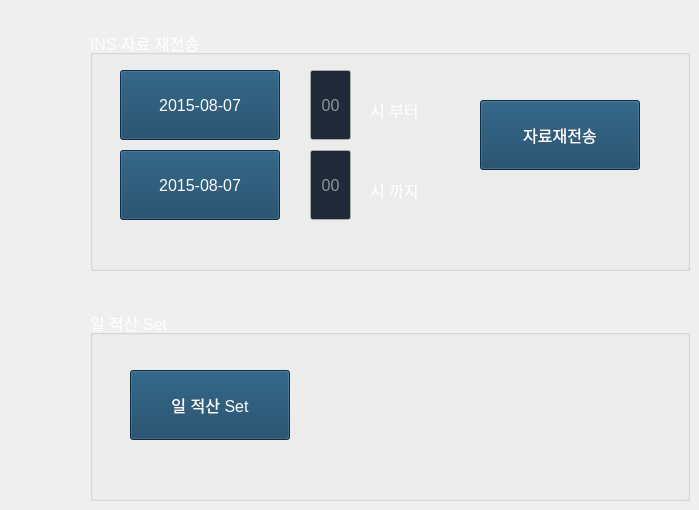
   <widget class="QWidget" name="DataManagement">
    <widget class="QGroupBox" name="groupBox">
     <property name="geometry">
      <rect>
       <x>90</x>
       <y>30</y>
       <width>600</width>
       <height>241</height>
      </rect>
     </property>
     <property name="palette">
      <palette>
       <active>
        <colorrole role="WindowText">
         <brush brushstyle="SolidPattern">
          <color alpha="255">
           <red>254</red>
           <green>254</green>
           <blue>254</blue>
          </color>
         </brush>
        </colorrole>
       </active>
       <inactive>
        <colorrole role="WindowText">
         <brush brushstyle="SolidPattern">
          <color alpha="255">
           <red>254</red>
           <green>254</green>
           <blue>254</blue>
          </color>
         </brush>
        </colorrole>
       </inactive>
       <disabled>
        <colorrole role="WindowText">
         <brush brushstyle="SolidPattern">
          <color alpha="255">
           <red>120</red>
           <green>120</green>
           <blue>120</blue>
          </color>
         </brush>
        </colorrole>
       </disabled>
      </palette>
     </property>
     <property name="font">
      <font>
       <pointsize>12</pointsize>
      </font>
     </property>
     <property name="title">
      <string>INS 자료 재전송</string>
     </property>
     <widget class="NumEdit" name="editResendFromHour">
      <property name="geometry">
       <rect>
        <x>220</x>
        <y>40</y>
        <width>41</width>
        <height>70</height>
       </rect>
      </property>
      <property name="palette">
       <palette>
        <active>
         <colorrole role="WindowText">
          <brush brushstyle="SolidPattern">
           <color alpha="255">
            <red>255</red>
            <green>255</green>
            <blue>255</blue>
           </color>
          </brush>
         </colorrole>
         <colorrole role="Text">
          <brush brushstyle="SolidPattern">
           <color alpha="255">
            <red>255</red>
            <green>255</green>
            <blue>255</blue>
           </color>
          </brush>
         </colorrole>
         <colorrole role="Base">
          <brush brushstyle="SolidPattern">
           <color alpha="255">
            <red>31</red>
            <green>41</green>
            <blue>55</blue>
           </color>
          </brush>
         </colorrole>
        </active>
        <inactive>
         <colorrole role="WindowText">
          <brush brushstyle="SolidPattern">
           <color alpha="255">
            <red>255</red>
            <green>255</green>
            <blue>255</blue>
           </color>
          </brush>
         </colorrole>
         <colorrole role="Text">
          <brush brushstyle="SolidPattern">
           <color alpha="255">
            <red>255</red>
            <green>255</green>
            <blue>255</blue>
           </color>
          </brush>
         </colorrole>
         <colorrole role="Base">
          <brush brushstyle="SolidPattern">
           <color alpha="255">
            <red>31</red>
            <green>41</green>
            <blue>55</blue>
           </color>
          </brush>
         </colorrole>
        </inactive>
        <disabled>
         <colorrole role="WindowText">
          <brush brushstyle="SolidPattern">
           <color alpha="255">
            <red>120</red>
            <green>120</green>
            <blue>120</blue>
           </color>
          </brush>
         </colorrole>
         <colorrole role="Text">
          <brush brushstyle="SolidPattern">
           <color alpha="255">
            <red>120</red>
            <green>120</green>
            <blue>120</blue>
           </color>
          </brush>
         </colorrole>
         <colorrole role="Base">
          <brush brushstyle="SolidPattern">
           <color alpha="255">
            <red>240</red>
            <green>240</green>
            <blue>240</blue>
           </color>
          </brush>
         </colorrole>
        </disabled>
       </palette>
      </property>
      <property name="font">
       <font>
        <pointsize>12</pointsize>
       </font>
      </property>
      <property name="alignment">
       <set>Qt::AlignCenter</set>
      </property>
      <property name="placeholderText">
       <string>00</string>
      </property>
     </widget>
     <widget class="QPushButton" name="btnResendFromDate">
      <property name="geometry">
       <rect>
        <x>30</x>
        <y>40</y>
        <width>160</width>
        <height>70</height>
       </rect>
      </property>
      <property name="palette">
       <palette>
        <active>
         <colorrole role="WindowText">
          <brush brushstyle="SolidPattern">
           <color alpha="255">
            <red>255</red>
            <green>255</green>
            <blue>255</blue>
           </color>
          </brush>
         </colorrole>
         <colorrole role="Button">
          <brush brushstyle="SolidPattern">
           <color alpha="255">
            <red>17</red>
            <green>64</green>
            <blue>96</blue>
           </color>
          </brush>
         </colorrole>
         <colorrole role="Text">
          <brush brushstyle="SolidPattern">
           <color alpha="255">
            <red>255</red>
            <green>255</green>
            <blue>255</blue>
           </color>
          </brush>
         </colorrole>
         <colorrole role="ButtonText">
          <brush brushstyle="SolidPattern">
           <color alpha="255">
            <red>255</red>
            <green>255</green>
            <blue>255</blue>
           </color>
          </brush>
         </colorrole>
         <colorrole role="Base">
          <brush brushstyle="SolidPattern">
           <color alpha="255">
            <red>17</red>
            <green>64</green>
            <blue>96</blue>
           </color>
          </brush>
         </colorrole>
         <colorrole role="Window">
          <brush brushstyle="SolidPattern">
           <color alpha="255">
            <red>17</red>
            <green>64</green>
            <blue>96</blue>
           </color>
          </brush>
         </colorrole>
        </active>
        <inactive>
         <colorrole role="WindowText">
          <brush brushstyle="SolidPattern">
           <color alpha="255">
            <red>255</red>
            <green>255</green>
            <blue>255</blue>
           </color>
          </brush>
         </colorrole>
         <colorrole role="Button">
          <brush brushstyle="SolidPattern">
           <color alpha="255">
            <red>17</red>
            <green>64</green>
            <blue>96</blue>
           </color>
          </brush>
         </colorrole>
         <colorrole role="Text">
          <brush brushstyle="SolidPattern">
           <color alpha="255">
            <red>255</red>
            <green>255</green>
            <blue>255</blue>
           </color>
          </brush>
         </colorrole>
         <colorrole role="ButtonText">
          <brush brushstyle="SolidPattern">
           <color alpha="255">
            <red>255</red>
            <green>255</green>
            <blue>255</blue>
           </color>
          </brush>
         </colorrole>
         <colorrole role="Base">
          <brush brushstyle="SolidPattern">
           <color alpha="255">
            <red>17</red>
            <green>64</green>
            <blue>96</blue>
           </color>
          </brush>
         </colorrole>
         <colorrole role="Window">
          <brush brushstyle="SolidPattern">
           <color alpha="255">
            <red>17</red>
            <green>64</green>
            <blue>96</blue>
           </color>
          </brush>
         </colorrole>
        </inactive>
        <disabled>
         <colorrole role="WindowText">
          <brush brushstyle="SolidPattern">
           <color alpha="255">
            <red>102</red>
            <green>102</green>
            <blue>102</blue>
           </color>
          </brush>
         </colorrole>
         <colorrole role="Button">
          <brush brushstyle="SolidPattern">
           <color alpha="255">
            <red>17</red>
            <green>64</green>
            <blue>96</blue>
           </color>
          </brush>
         </colorrole>
         <colorrole role="Text">
          <brush brushstyle="SolidPattern">
           <color alpha="255">
            <red>102</red>
            <green>102</green>
            <blue>102</blue>
           </color>
          </brush>
         </colorrole>
         <colorrole role="ButtonText">
          <brush brushstyle="SolidPattern">
           <color alpha="255">
            <red>102</red>
            <green>102</green>
            <blue>102</blue>
           </color>
          </brush>
         </colorrole>
         <colorrole role="Base">
          <brush brushstyle="SolidPattern">
           <color alpha="255">
            <red>17</red>
            <green>64</green>
            <blue>96</blue>
           </color>
          </brush>
         </colorrole>
         <colorrole role="Window">
          <brush brushstyle="SolidPattern">
           <color alpha="255">
            <red>17</red>
            <green>64</green>
            <blue>96</blue>
           </color>
          </brush>
         </colorrole>
        </disabled>
       </palette>
      </property>
      <property name="font">
       <font>
        <pointsize>12</pointsize>
       </font>
      </property>
      <property name="text">
       <string>2015-08-07</string>
      </property>
      <property name="autoDefault">
       <bool>false</bool>
      </property>
      <property name="flat">
       <bool>false</bool>
      </property>
     </widget>
     <widget class="QLabel" name="label_7">
      <property name="geometry">
       <rect>
        <x>280</x>
        <y>60</y>
        <width>80</width>
        <height>40</height>
       </rect>
      </property>
      <property name="palette">
       <palette>
        <active>
         <colorrole role="WindowText">
          <brush brushstyle="SolidPattern">
           <color alpha="255">
            <red>253</red>
            <green>253</green>
            <blue>253</blue>
           </color>
          </brush>
         </colorrole>
        </active>
        <inactive>
         <colorrole role="WindowText">
          <brush brushstyle="SolidPattern">
           <color alpha="255">
            <red>253</red>
            <green>253</green>
            <blue>253</blue>
           </color>
          </brush>
         </colorrole>
        </inactive>
        <disabled>
         <colorrole role="WindowText">
          <brush brushstyle="SolidPattern">
           <color alpha="255">
            <red>120</red>
            <green>120</green>
            <blue>120</blue>
           </color>
          </brush>
         </colorrole>
        </disabled>
       </palette>
      </property>
      <property name="font">
       <font>
        <pointsize>12</pointsize>
       </font>
      </property>
      <property name="text">
       <string>시 부터</string>
      </property>
     </widget>
     <widget class="QLabel" name="label_8">
      <property name="geometry">
       <rect>
        <x>280</x>
        <y>140</y>
        <width>80</width>
        <height>40</height>
       </rect>
      </property>
      <property name="palette">
       <palette>
        <active>
         <colorrole role="WindowText">
          <brush brushstyle="SolidPattern">
           <color alpha="255">
            <red>253</red>
            <green>253</green>
            <blue>253</blue>
           </color>
          </brush>
         </colorrole>
        </active>
        <inactive>
         <colorrole role="WindowText">
          <brush brushstyle="SolidPattern">
           <color alpha="255">
            <red>253</red>
            <green>253</green>
            <blue>253</blue>
           </color>
          </brush>
         </colorrole>
        </inactive>
        <disabled>
         <colorrole role="WindowText">
          <brush brushstyle="SolidPattern">
           <color alpha="255">
            <red>120</red>
            <green>120</green>
            <blue>120</blue>
           </color>
          </brush>
         </colorrole>
        </disabled>
       </palette>
      </property>
      <property name="font">
       <font>
        <pointsize>12</pointsize>
       </font>
      </property>
      <property name="text">
       <string>시 까지</string>
      </property>
     </widget>
     <widget class="QPushButton" name="btnResendToDate">
      <property name="geometry">
       <rect>
        <x>30</x>
        <y>120</y>
        <width>160</width>
        <height>70</height>
       </rect>
      </property>
      <property name="palette">
       <palette>
        <active>
         <colorrole role="WindowText">
          <brush brushstyle="SolidPattern">
           <color alpha="255">
            <red>255</red>
            <green>255</green>
            <blue>255</blue>
           </color>
          </brush>
         </colorrole>
         <colorrole role="Button">
          <brush brushstyle="SolidPattern">
           <color alpha="255">
            <red>17</red>
            <green>64</green>
            <blue>96</blue>
           </color>
          </brush>
         </colorrole>
         <colorrole role="Text">
          <brush brushstyle="SolidPattern">
           <color alpha="255">
            <red>255</red>
            <green>255</green>
            <blue>255</blue>
           </color>
          </brush>
         </colorrole>
         <colorrole role="ButtonText">
          <brush brushstyle="SolidPattern">
           <color alpha="255">
            <red>255</red>
            <green>255</green>
            <blue>255</blue>
           </color>
          </brush>
         </colorrole>
         <colorrole role="Base">
          <brush brushstyle="SolidPattern">
           <color alpha="255">
            <red>17</red>
            <green>64</green>
            <blue>96</blue>
           </color>
          </brush>
         </colorrole>
         <colorrole role="Window">
          <brush brushstyle="SolidPattern">
           <color alpha="255">
            <red>17</red>
            <green>64</green>
            <blue>96</blue>
           </color>
          </brush>
         </colorrole>
        </active>
        <inactive>
         <colorrole role="WindowText">
          <brush brushstyle="SolidPattern">
           <color alpha="255">
            <red>255</red>
            <green>255</green>
            <blue>255</blue>
           </color>
          </brush>
         </colorrole>
         <colorrole role="Button">
          <brush brushstyle="SolidPattern">
           <color alpha="255">
            <red>17</red>
            <green>64</green>
            <blue>96</blue>
           </color>
          </brush>
         </colorrole>
         <colorrole role="Text">
          <brush brushstyle="SolidPattern">
           <color alpha="255">
            <red>255</red>
            <green>255</green>
            <blue>255</blue>
           </color>
          </brush>
         </colorrole>
         <colorrole role="ButtonText">
          <brush brushstyle="SolidPattern">
           <color alpha="255">
            <red>255</red>
            <green>255</green>
            <blue>255</blue>
           </color>
          </brush>
         </colorrole>
         <colorrole role="Base">
          <brush brushstyle="SolidPattern">
           <color alpha="255">
            <red>17</red>
            <green>64</green>
            <blue>96</blue>
           </color>
          </brush>
         </colorrole>
         <colorrole role="Window">
          <brush brushstyle="SolidPattern">
           <color alpha="255">
            <red>17</red>
            <green>64</green>
            <blue>96</blue>
           </color>
          </brush>
         </colorrole>
        </inactive>
        <disabled>
         <colorrole role="WindowText">
          <brush brushstyle="SolidPattern">
           <color alpha="255">
            <red>102</red>
            <green>102</green>
            <blue>102</blue>
           </color>
          </brush>
         </colorrole>
         <colorrole role="Button">
          <brush brushstyle="SolidPattern">
           <color alpha="255">
            <red>17</red>
            <green>64</green>
            <blue>96</blue>
           </color>
          </brush>
         </colorrole>
         <colorrole role="Text">
          <brush brushstyle="SolidPattern">
           <color alpha="255">
            <red>102</red>
            <green>102</green>
            <blue>102</blue>
           </color>
          </brush>
         </colorrole>
         <colorrole role="ButtonText">
          <brush brushstyle="SolidPattern">
           <color alpha="255">
            <red>102</red>
            <green>102</green>
            <blue>102</blue>
           </color>
          </brush>
         </colorrole>
         <colorrole role="Base">
          <brush brushstyle="SolidPattern">
           <color alpha="255">
            <red>17</red>
            <green>64</green>
            <blue>96</blue>
           </color>
          </brush>
         </colorrole>
         <colorrole role="Window">
          <brush brushstyle="SolidPattern">
           <color alpha="255">
            <red>17</red>
            <green>64</green>
            <blue>96</blue>
           </color>
          </brush>
         </colorrole>
        </disabled>
       </palette>
      </property>
      <property name="font">
       <font>
        <pointsize>12</pointsize>
       </font>
      </property>
      <property name="text">
       <string>2015-08-07</string>
      </property>
      <property name="autoDefault">
       <bool>false</bool>
      </property>
      <property name="flat">
       <bool>false</bool>
      </property>
     </widget>
     <widget class="NumEdit" name="editResendToHour">
      <property name="geometry">
       <rect>
        <x>220</x>
        <y>120</y>
        <width>41</width>
        <height>70</height>
       </rect>
      </property>
      <property name="palette">
       <palette>
        <active>
         <colorrole role="WindowText">
          <brush brushstyle="SolidPattern">
           <color alpha="255">
            <red>255</red>
            <green>255</green>
            <blue>255</blue>
           </color>
          </brush>
         </colorrole>
         <colorrole role="Text">
          <brush brushstyle="SolidPattern">
           <color alpha="255">
            <red>255</red>
            <green>255</green>
            <blue>255</blue>
           </color>
          </brush>
         </colorrole>
         <colorrole role="Base">
          <brush brushstyle="SolidPattern">
           <color alpha="255">
            <red>31</red>
            <green>41</green>
            <blue>55</blue>
           </color>
          </brush>
         </colorrole>
        </active>
        <inactive>
         <colorrole role="WindowText">
          <brush brushstyle="SolidPattern">
           <color alpha="255">
            <red>255</red>
            <green>255</green>
            <blue>255</blue>
           </color>
          </brush>
         </colorrole>
         <colorrole role="Text">
          <brush brushstyle="SolidPattern">
           <color alpha="255">
            <red>255</red>
            <green>255</green>
            <blue>255</blue>
           </color>
          </brush>
         </colorrole>
         <colorrole role="Base">
          <brush brushstyle="SolidPattern">
           <color alpha="255">
            <red>31</red>
            <green>41</green>
            <blue>55</blue>
           </color>
          </brush>
         </colorrole>
        </inactive>
        <disabled>
         <colorrole role="WindowText">
          <brush brushstyle="SolidPattern">
           <color alpha="255">
            <red>120</red>
            <green>120</green>
            <blue>120</blue>
           </color>
          </brush>
         </colorrole>
         <colorrole role="Text">
          <brush brushstyle="SolidPattern">
           <color alpha="255">
            <red>120</red>
            <green>120</green>
            <blue>120</blue>
           </color>
          </brush>
         </colorrole>
         <colorrole role="Base">
          <brush brushstyle="SolidPattern">
           <color alpha="255">
            <red>240</red>
            <green>240</green>
            <blue>240</blue>
           </color>
          </brush>
         </colorrole>
        </disabled>
       </palette>
      </property>
      <property name="font">
       <font>
        <pointsize>12</pointsize>
       </font>
      </property>
      <property name="alignment">
       <set>Qt::AlignCenter</set>
      </property>
      <property name="placeholderText">
       <string>00</string>
      </property>
     </widget>
     <widget class="QPushButton" name="btnResend">
      <property name="geometry">
       <rect>
        <x>390</x>
        <y>70</y>
        <width>160</width>
        <height>70</height>
       </rect>
      </property>
      <property name="palette">
       <palette>
        <active>
         <colorrole role="WindowText">
          <brush brushstyle="SolidPattern">
           <color alpha="255">
            <red>255</red>
            <green>255</green>
            <blue>255</blue>
           </color>
          </brush>
         </colorrole>
         <colorrole role="Button">
          <brush brushstyle="SolidPattern">
           <color alpha="255">
            <red>17</red>
            <green>64</green>
            <blue>96</blue>
           </color>
          </brush>
         </colorrole>
         <colorrole role="Text">
          <brush brushstyle="SolidPattern">
           <color alpha="255">
            <red>255</red>
            <green>255</green>
            <blue>255</blue>
           </color>
          </brush>
         </colorrole>
         <colorrole role="ButtonText">
          <brush brushstyle="SolidPattern">
           <color alpha="255">
            <red>255</red>
            <green>255</green>
            <blue>255</blue>
           </color>
          </brush>
         </colorrole>
         <colorrole role="Base">
          <brush brushstyle="SolidPattern">
           <color alpha="255">
            <red>17</red>
            <green>64</green>
            <blue>96</blue>
           </color>
          </brush>
         </colorrole>
         <colorrole role="Window">
          <brush brushstyle="SolidPattern">
           <color alpha="255">
            <red>17</red>
            <green>64</green>
            <blue>96</blue>
           </color>
          </brush>
         </colorrole>
        </active>
        <inactive>
         <colorrole role="WindowText">
          <brush brushstyle="SolidPattern">
           <color alpha="255">
            <red>255</red>
            <green>255</green>
            <blue>255</blue>
           </color>
          </brush>
         </colorrole>
         <colorrole role="Button">
          <brush brushstyle="SolidPattern">
           <color alpha="255">
            <red>17</red>
            <green>64</green>
            <blue>96</blue>
           </color>
          </brush>
         </colorrole>
         <colorrole role="Text">
          <brush brushstyle="SolidPattern">
           <color alpha="255">
            <red>255</red>
            <green>255</green>
            <blue>255</blue>
           </color>
          </brush>
         </colorrole>
         <colorrole role="ButtonText">
          <brush brushstyle="SolidPattern">
           <color alpha="255">
            <red>255</red>
            <green>255</green>
            <blue>255</blue>
           </color>
          </brush>
         </colorrole>
         <colorrole role="Base">
          <brush brushstyle="SolidPattern">
           <color alpha="255">
            <red>17</red>
            <green>64</green>
            <blue>96</blue>
           </color>
          </brush>
         </colorrole>
         <colorrole role="Window">
          <brush brushstyle="SolidPattern">
           <color alpha="255">
            <red>17</red>
            <green>64</green>
            <blue>96</blue>
           </color>
          </brush>
         </colorrole>
        </inactive>
        <disabled>
         <colorrole role="WindowText">
          <brush brushstyle="SolidPattern">
           <color alpha="255">
            <red>102</red>
            <green>102</green>
            <blue>102</blue>
           </color>
          </brush>
         </colorrole>
         <colorrole role="Button">
          <brush brushstyle="SolidPattern">
           <color alpha="255">
            <red>17</red>
            <green>64</green>
            <blue>96</blue>
           </color>
          </brush>
         </colorrole>
         <colorrole role="Text">
          <brush brushstyle="SolidPattern">
           <color alpha="255">
            <red>102</red>
            <green>102</green>
            <blue>102</blue>
           </color>
          </brush>
         </colorrole>
         <colorrole role="ButtonText">
          <brush brushstyle="SolidPattern">
           <color alpha="255">
            <red>102</red>
            <green>102</green>
            <blue>102</blue>
           </color>
          </brush>
         </colorrole>
         <colorrole role="Base">
          <brush brushstyle="SolidPattern">
           <color alpha="255">
            <red>17</red>
            <green>64</green>
            <blue>96</blue>
           </color>
          </brush>
         </colorrole>
         <colorrole role="Window">
          <brush brushstyle="SolidPattern">
           <color alpha="255">
            <red>17</red>
            <green>64</green>
            <blue>96</blue>
           </color>
          </brush>
         </colorrole>
        </disabled>
       </palette>
      </property>
      <property name="font">
       <font>
        <pointsize>12</pointsize>
       </font>
      </property>
      <property name="text">
       <string>자료재전송</string>
      </property>
      <property name="autoDefault">
       <bool>false</bool>
      </property>
      <property name="flat">
       <bool>false</bool>
      </property>
     </widget>
    </widget>
    <widget class="QGroupBox" name="groupBox_2">
     <property name="geometry">
      <rect>
       <x>90</x>
       <y>310</y>
       <width>600</width>
       <height>191</height>
      </rect>
     </property>
     <property name="palette">
      <palette>
       <active>
        <colorrole role="WindowText">
         <brush brushstyle="SolidPattern">
          <color alpha="255">
           <red>254</red>
           <green>254</green>
           <blue>254</blue>
          </color>
         </brush>
        </colorrole>
       </active>
       <inactive>
        <colorrole role="WindowText">
         <brush brushstyle="SolidPattern">
          <color alpha="255">
           <red>254</red>
           <green>254</green>
           <blue>254</blue>
          </color>
         </brush>
        </colorrole>
       </inactive>
       <disabled>
        <colorrole role="WindowText">
         <brush brushstyle="SolidPattern">
          <color alpha="255">
           <red>120</red>
           <green>120</green>
           <blue>120</blue>
          </color>
         </brush>
        </colorrole>
       </disabled>
      </palette>
     </property>
     <property name="font">
      <font>
       <pointsize>12</pointsize>
      </font>
     </property>
     <property name="title">
      <string>일 적산 Set</string>
     </property>
     <widget class="QPushButton" name="btnDaySet">
      <property name="geometry">
       <rect>
        <x>40</x>
        <y>60</y>
        <width>160</width>
        <height>70</height>
       </rect>
      </property>
      <property name="palette">
       <palette>
        <active>
         <colorrole role="WindowText">
          <brush brushstyle="SolidPattern">
           <color alpha="255">
            <red>255</red>
            <green>255</green>
            <blue>255</blue>
           </color>
          </brush>
         </colorrole>
         <colorrole role="Button">
          <brush brushstyle="SolidPattern">
           <color alpha="255">
            <red>17</red>
            <green>64</green>
            <blue>96</blue>
           </color>
          </brush>
         </colorrole>
         <colorrole role="Text">
          <brush brushstyle="SolidPattern">
           <color alpha="255">
            <red>255</red>
            <green>255</green>
            <blue>255</blue>
           </color>
          </brush>
         </colorrole>
         <colorrole role="ButtonText">
          <brush brushstyle="SolidPattern">
           <color alpha="255">
            <red>255</red>
            <green>255</green>
            <blue>255</blue>
           </color>
          </brush>
         </colorrole>
         <colorrole role="Base">
          <brush brushstyle="SolidPattern">
           <color alpha="255">
            <red>17</red>
            <green>64</green>
            <blue>96</blue>
           </color>
          </brush>
         </colorrole>
         <colorrole role="Window">
          <brush brushstyle="SolidPattern">
           <color alpha="255">
            <red>17</red>
            <green>64</green>
            <blue>96</blue>
           </color>
          </brush>
         </colorrole>
        </active>
        <inactive>
         <colorrole role="WindowText">
          <brush brushstyle="SolidPattern">
           <color alpha="255">
            <red>255</red>
            <green>255</green>
            <blue>255</blue>
           </color>
          </brush>
         </colorrole>
         <colorrole role="Button">
          <brush brushstyle="SolidPattern">
           <color alpha="255">
            <red>17</red>
            <green>64</green>
            <blue>96</blue>
           </color>
          </brush>
         </colorrole>
         <colorrole role="Text">
          <brush brushstyle="SolidPattern">
           <color alpha="255">
            <red>255</red>
            <green>255</green>
            <blue>255</blue>
           </color>
          </brush>
         </colorrole>
         <colorrole role="ButtonText">
          <brush brushstyle="SolidPattern">
           <color alpha="255">
            <red>255</red>
            <green>255</green>
            <blue>255</blue>
           </color>
          </brush>
         </colorrole>
         <colorrole role="Base">
          <brush brushstyle="SolidPattern">
           <color alpha="255">
            <red>17</red>
            <green>64</green>
            <blue>96</blue>
           </color>
          </brush>
         </colorrole>
         <colorrole role="Window">
          <brush brushstyle="SolidPattern">
           <color alpha="255">
            <red>17</red>
            <green>64</green>
            <blue>96</blue>
           </color>
          </brush>
         </colorrole>
        </inactive>
        <disabled>
         <colorrole role="WindowText">
          <brush brushstyle="SolidPattern">
           <color alpha="255">
            <red>102</red>
            <green>102</green>
            <blue>102</blue>
           </color>
          </brush>
         </colorrole>
         <colorrole role="Button">
          <brush brushstyle="SolidPattern">
           <color alpha="255">
            <red>17</red>
            <green>64</green>
            <blue>96</blue>
           </color>
          </brush>
         </colorrole>
         <colorrole role="Text">
          <brush brushstyle="SolidPattern">
           <color alpha="255">
            <red>102</red>
            <green>102</green>
            <blue>102</blue>
           </color>
          </brush>
         </colorrole>
         <colorrole role="ButtonText">
          <brush brushstyle="SolidPattern">
           <color alpha="255">
            <red>102</red>
            <green>102</green>
            <blue>102</blue>
           </color>
          </brush>
         </colorrole>
         <colorrole role="Base">
          <brush brushstyle="SolidPattern">
           <color alpha="255">
            <red>17</red>
            <green>64</green>
            <blue>96</blue>
           </color>
          </brush>
         </colorrole>
         <colorrole role="Window">
          <brush brushstyle="SolidPattern">
           <color alpha="255">
            <red>17</red>
            <green>64</green>
            <blue>96</blue>
           </color>
          </brush>
         </colorrole>
        </disabled>
       </palette>
      </property>
      <property name="font">
       <font>
        <pointsize>12</pointsize>
       </font>
      </property>
      <property name="text">
       <string>일 적산 Set</string>
      </property>
      <property name="autoDefault">
       <bool>false</bool>
      </property>
      <property name="flat">
       <bool>false</bool>
      </property>
     </widget>
    </widget>
   </widget>
